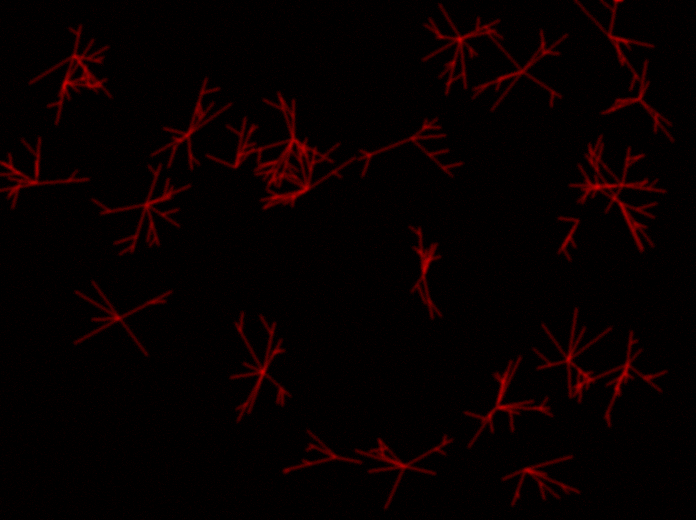
#> input picture validation/dense_fields/dense_field_1.png, 696 x 520 px; its folder holds only this picture in this run
$ python estimate_true_tips.py
#> lines starting #> are read from the running program, lines starting #| are printed output that depends on the picture
import numpy as np
from skimage.draw import line
from skimage.filters import gaussian
from PIL import Image
rng = np.random.default_rng(42)
def astro_field(h=520, w=696, n_cells=25):
#> called with h = 520, w = 696, n_cells = 25
    img = np.zeros((h, w)); tips = []
    for _ in range(n_cells):
        cy, cx = rng.integers(30, h-30), rng.integers(30, w-30)
        for _ in range(rng.integers(4, 9)):
            ang = rng.uniform(0, 2*np.pi); L = rng.integers(20, 60)
            y1, x1 = int(cy+L*np.sin(ang)), int(cx+L*np.cos(ang))
            y1c, x1c = np.clip(y1, 0, h-1), np.clip(x1, 0, w-1)
            rr, cc = line(cy, cx, y1c, x1c); img[rr, cc] = 1; tips.append((y1c, x1c))
            for _ in range(rng.integers(0, 3)):
                t = rng.uniform(.4, .9); by, bx = int(cy+t*(y1-cy)), int(cx+t*(x1-cx))
                a2 = ang+rng.choice([-1, 1])*rng.uniform(.4, 1.2); L2 = rng.integers(8, 25)
                ey, ex = np.clip(int(by+L2*np.sin(a2)), 0, h-1), np.clip(int(bx+L2*np.cos(a2)), 0, w-1)
                rr, cc = line(np.clip(by, 0, h-1), np.clip(bx, 0, w-1), ey, ex); img[rr, cc] = 1; tips.append((ey, ex))
    centre = img.copy()
    img = gaussian(img, 1.5); img = img/img.max()*200 + rng.normal(0, 6, img.shape)
    return np.clip(img, 0, 255), centre, tips
for k in range(4):
    red, centre, tips = astro_field(n_cells=25+10*k)
    ref = np.array(Image.open(f'dense_field_{k+1}.png'))[..., 0]
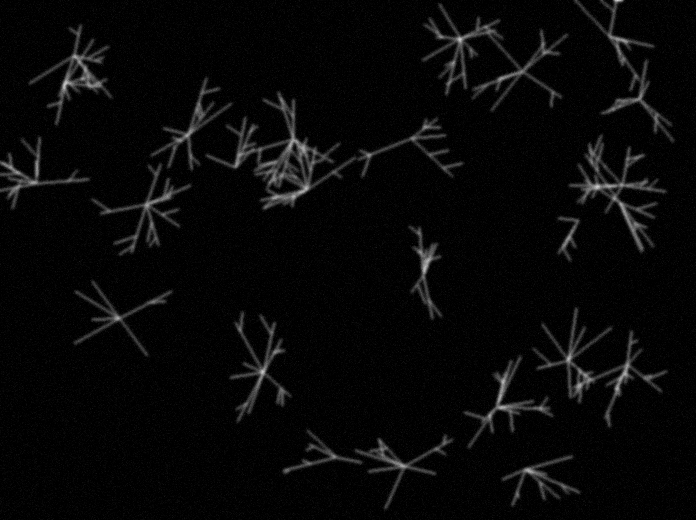
#> ref: shape (520, 696); min 0, max 209, mean 7.8
    same = np.array_equal(red.astype(np.uint8), ref)
#> same = True
    # a true free tip: no other drawn centerline pixel within 4 px except along its own line (approx: count centre pixels in 9x9 window <= 5)
    free = 0
    for (y, x) in tips:
        win = centre[max(0, y-4):y+5, max(0, x-4):x+5]
        if win.sum() <= 5 and 0 < y < 519 and 0 < x < 695: free += 1
    print(f"dense_field_{k+1}: image reproduced={same}  drawn tips={len(tips)}  free (non-overlapping, not on border) tips={free}")
#| dense_field_1: image reproduced=True  drawn tips=310  free (non-overlapping, not on border) tips=178
#> (the run stopped early here; a loop or call above may not have finished)
